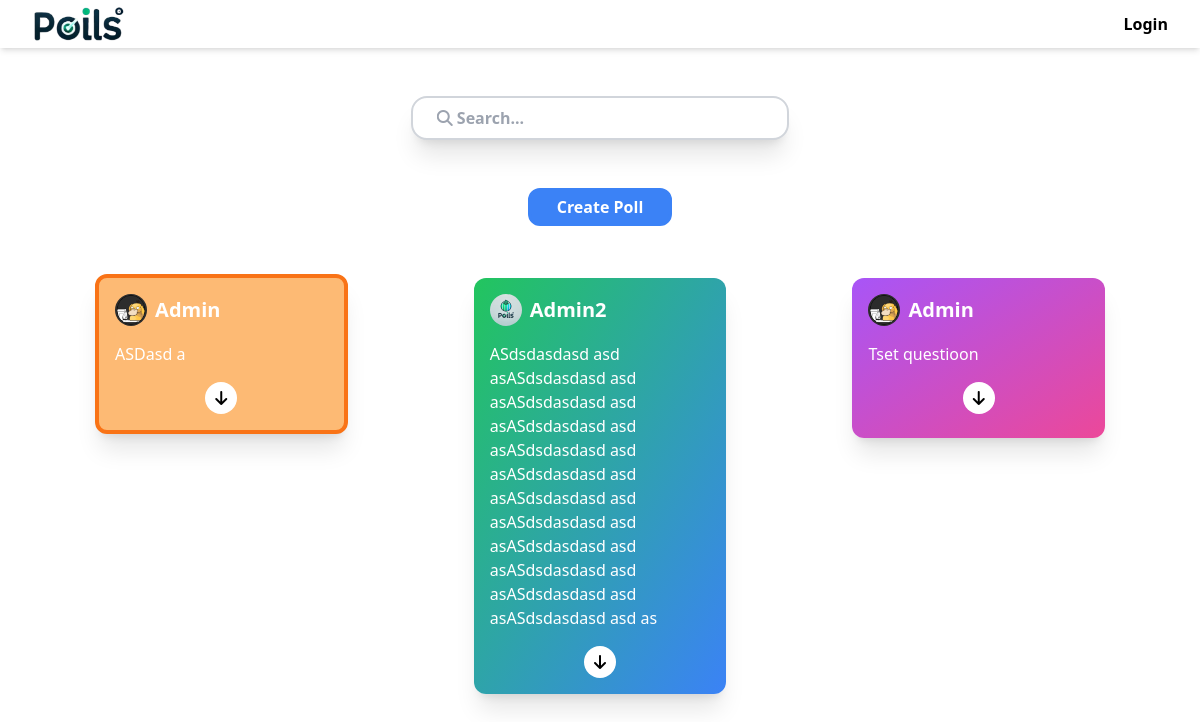
The page / on the database its author committed.
### base/models.py (models this page shows, shortened)
class Poll(models.Model):
    question = models.TextField()
    description = models.TextField(null=True, blank=True)
    made_by = models.ForeignKey(User, on_delete=models.SET_NULL, null=True)
    created = models.DateTimeField(auto_now_add=True)
    updated = models.DateTimeField(auto_now=True)
    styles = models.ManyToManyField(Style)
    class Meta:
        ordering = ['-updated', '-created']
    @property
    def user(self):
        return self.made_by

### members/models.py (models this page shows)
class Profile(models.Model):
    user = models.OneToOneField(User, on_delete=models.CASCADE)
    image = models.ImageField(upload_to="profiles/", null=True, blank=True)
    bio = models.TextField(max_length=300, null=True, blank=True)

### base/views.py (the view)
# urls.py: path('', views.home, name="home"),
def home(request):
    def cut_poll_description(poll):
        poll.question = f"{poll.question[:question_len]}..."
        return poll
    question_len = 250
    q = request.GET.get('q') if request.GET.get('q') else ''
    polls = Poll.objects.filter(
        Q(question__icontains=q) | Q(description__icontains=q)
    )
    print(polls.first().styles.get().id)
    polls_shortened = [poll if len(poll.question) < question_len else cut_poll_description(poll) for poll in polls]
    context = {'polls': polls_shortened, 'search': q}
    return render(request, 'base/home.html', context)

### base/templates/base/home.html
{% extends 'main.html' %}
{% block content %}
    <div class="m-auto px-8">
        <div class="mt-12 m-auto w-1/3">
            <form action="{% url 'home' %}">
                <input class="resize-y w-full py-2 px-6 border-2 border-gray-300 shadow-xl rounded-2xl ease-in-out duration-300 placeholder:font-bold focus:ring-blue-500 focus:border-blue-400 focus:shadow-blue-100 focus-visible:ring-0 focus-visible:outline-0" id="search" type="text" name="q" value='{{ search }}' placeholder='&#xF002 Search...' style='font-family:ui-sans-serif, system-ui, sans-serif, "Apple Color Emoji", "Segoe UI Emoji", "Segoe UI Symbol", "Noto Color Emoji", FontAwesome'/>
            </form>
        </div>
        <div class="mt-6 w-full flex items-center">
            <a class="text-center mt-6 w-36 m-auto px-2 py-1 border-[3px] border-blue-500 hover:bg-white hover:text-blue-500 text-white bg-blue-500 rounded-xl ease-in duration-100 font-bold" href="{% url 'create-poll' %}">Create Poll</a>
        </div>
        <div class="inline-grid grid-cols-3 items-baseline w-full justify-items-center mt-12 gap-y-24">
            {% for poll in polls %}
                {% if poll.styles.first.id == 1 %}
                    {% include 'base/components/gradient-b-p.html' %}
                {% elif poll.styles.first.id == 2 %}
                    {% include 'base/components/gradient-g-b.html' %}
                {% elif poll.styles.first.id == 3 %}
                    {% include 'base/components/border-orange.html' %}
                {% endif %}
            {% endfor %}
        </div>
    </div>
{% endblock %}

### base/templates/base/components/border-orange.html (shortened to what this page needs)
<div class="text-white pb-4 pt-4 px-4 w-2/3 min-h-40 rounded-xl shadow-xl bg-orange-300 border-4 border-orange-500">
    <div class="mb-4 flex h-8 gap-x-2 place-items-center">
        {% if poll.user.profile.image %}
            <img class="rounded-full w-8 h-8" src="{{ poll.user.profile.image.url }}" />
        {% else %}
            <i class="text-2xl self-center fa-regular fa-circle-user"></i>
        {% endif %}
        <p class="font-bold text-xl">{{ poll.made_by|capfirst }}</p>
    </div>
    <p>{{ poll.question }}</p>
    <a href="{% url 'poll' poll.id %}" class="mt-4 text-black !block m-auto justify-center content-center text-center bg-white w-8 h-8 rounded-full">
        <i class="fa-solid fa-arrow-down "></i>
    </a>
</div>

### base/templates/base/components/gradient-g-b.html (shortened to what this page needs)
<div class="text-white pb-4 pt-4 px-4 w-2/3 min-h-40 rounded-xl shadow-xl bg-gradient-to-br from-green-500 to-blue-500">
    <div class="mb-4 flex h-8 gap-x-2 place-items-center">
        {% if poll.user.profile.image %}
            <img class="rounded-full w-8 h-8" src="{{ poll.user.profile.image.url }}" />
        {% else %}
            <i class="text-2xl self-center fa-regular fa-circle-user"></i>
        {% endif %}
        <p class="font-bold text-xl">{{ poll.made_by|capfirst }}</p>
    </div>
    <p>{{ poll.question }}</p>
    <a href="{% url 'poll' poll.id %}" class="mt-4 text-black !block m-auto justify-center content-center text-center bg-white w-8 h-8 rounded-full ">
        <i class="fa-solid fa-arrow-down "></i>
    </a>
</div>

### base/templates/base/components/gradient-b-p.html (shortened to what this page needs)
<div class="text-white pb-4 pt-4 px-4 w-2/3 min-h-40 rounded-xl shadow-xl bg-gradient-to-br from-purple-500 to-pink-500">
    <div class="mb-4 flex h-8 gap-x-2 place-items-center">
        {% if poll.user.profile.image %}
            <img class="rounded-full w-8 h-8" src="{{ poll.user.profile.image.url }}" />
        {% else %}
            <i class="text-2xl self-center fa-regular fa-circle-user"></i>
        {% endif %}
        <p class="font-bold text-xl">{{ poll.made_by|capfirst }}</p>
    </div>
    <p>{{ poll.question }}</p>
    <a href="{% url 'poll' poll.id %}" class="mt-4 text-black !block m-auto justify-center content-center text-center bg-white w-8 h-8 rounded-full ">
        <i class="fa-solid fa-arrow-down "></i>
    </a>
</div>

### rows shown on the page
Poll: user.profile.image (picture), made_by "Admin", question "ASDasd a"
Poll: user.profile.image (picture), made_by "Admin2", question "ASdsdasdasd asd asASdsdasdasd asd asASdsdasdasd asd asASdsdasdasd asd asASdsdasdasd asd asASdsdasdasd asd asASdsdasdasd asd asASdsdasdasd asd asASdsdasdasd asd asASdsdasdasd asd asASdsdasdasd asd asASdsdasdasd asd as"
Poll: user.profile.image (picture), made_by "Admin", question "Tset questioon"
